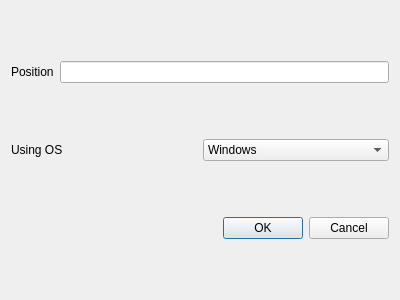
<?xml version="1.0" encoding="UTF-8"?>
<ui version="4.0">
 <class>infodialog</class>
 <widget class="QDialog" name="infodialog">
  <property name="geometry">
   <rect>
    <x>0</x>
    <y>0</y>
    <width>400</width>
    <height>300</height>
   </rect>
  </property>
  <property name="windowTitle">
   <string>Dialog</string>
  </property>
  <layout class="QVBoxLayout" name="verticalLayout">
   <item>
    <layout class="QHBoxLayout" name="horizontalLayout">
     <item>
      <widget class="QLabel" name="position_label">
       <property name="text">
        <string>Position</string>
       </property>
      </widget>
     </item>
     <item>
      <widget class="QLineEdit" name="occupation_lineedit"/>
     </item>
    </layout>
   </item>
   <item>
    <layout class="QHBoxLayout" name="horizontalLayout_2">
     <item>
      <widget class="QLabel" name="using_os_label">
       <property name="text">
        <string>Using OS</string>
       </property>
      </widget>
     </item>
     <item>
      <widget class="QComboBox" name="selectos_combobox">
       <item>
        <property name="text">
         <string>Windows</string>
        </property>
       </item>
       <item>
        <property name="text">
         <string>Linux</string>
        </property>
       </item>
       <item>
        <property name="text">
         <string>Mac</string>
        </property>
       </item>
      </widget>
     </item>
    </layout>
   </item>
   <item>
    <layout class="QHBoxLayout" name="horizontalLayout_3">
     <item>
      <spacer name="horizontalSpacer">
       <property name="orientation">
        <enum>Qt::Orientation::Horizontal</enum>
       </property>
       <property name="sizeHint" stdset="0">
        <size>
         <width>40</width>
         <height>20</height>
        </size>
       </property>
      </spacer>
     </item>
     <item>
      <widget class="QPushButton" name="ok_button">
       <property name="text">
        <string>OK</string>
       </property>
      </widget>
     </item>
     <item>
      <widget class="QPushButton" name="cancel_button">
       <property name="text">
        <string>Cancel</string>
       </property>
      </widget>
     </item>
    </layout>
   </item>
  </layout>
 </widget>
 <resources/>
 <connections/>
</ui>
